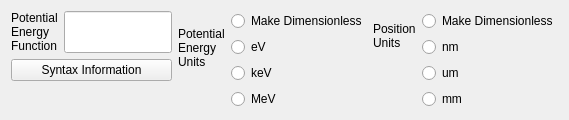
             <widget class="QWidget" name="potentialenergy_2">
              <attribute name="title">
               <string>Potential Energy</string>
              </attribute>
              <layout class="QHBoxLayout" name="horizontalLayout_8">
               <item>
                <layout class="QFormLayout" name="formLayout_11">
                 <property name="formAlignment">
                  <set>Qt::AlignHCenter|Qt::AlignTop</set>
                 </property>
                 <item row="0" column="0">
                  <widget class="QLabel" name="label_20">
                   <property name="text">
                    <string>Potential
Energy
Function</string>
                   </property>
                  </widget>
                 </item>
                 <item row="0" column="1">
                  <widget class="QLineEdit" name="lineEdit_2">
                   <property name="sizePolicy">
                    <sizepolicy hsizetype="Expanding" vsizetype="Preferred">
                     <horstretch>0</horstretch>
                     <verstretch>0</verstretch>
                    </sizepolicy>
                   </property>
                  </widget>
                 </item>
                 <item row="1" column="0" colspan="2">
                  <widget class="QPushButton" name="pushButton_5">
                   <property name="text">
                    <string>Syntax Information</string>
                   </property>
                  </widget>
                 </item>
                </layout>
               </item>
               <item>
                <layout class="QFormLayout" name="formLayout_12">
                 <property name="formAlignment">
                  <set>Qt::AlignHCenter|Qt::AlignTop</set>
                 </property>
                 <item row="0" column="0">
                  <widget class="QLabel" name="label_21">
                   <property name="text">
                    <string>Potential
Energy
Units</string>
                   </property>
                  </widget>
                 </item>
                 <item row="0" column="1">
                  <layout class="QVBoxLayout" name="verticalLayout_22">
                   <item>
                    <widget class="QRadioButton" name="radioButton_11">
                     <property name="text">
                      <string>Make Dimensionless</string>
                     </property>
                    </widget>
                   </item>
                   <item>
                    <widget class="QRadioButton" name="radioButton_12">
                     <property name="text">
                      <string>eV</string>
                     </property>
                    </widget>
                   </item>
                   <item>
                    <widget class="QRadioButton" name="radioButton_13">
                     <property name="text">
                      <string>keV</string>
                     </property>
                    </widget>
                   </item>
                   <item>
                    <widget class="QRadioButton" name="radioButton_14">
                     <property name="text">
                      <string>MeV</string>
                     </property>
                    </widget>
                   </item>
                  </layout>
                 </item>
                </layout>
               </item>
               <item>
                <layout class="QFormLayout" name="formLayout_13">
                 <property name="formAlignment">
                  <set>Qt::AlignHCenter|Qt::AlignTop</set>
                 </property>
                 <item row="0" column="0">
                  <widget class="QLabel" name="label_22">
                   <property name="text">
                    <string>Position
Units</string>
                   </property>
                  </widget>
                 </item>
                 <item row="0" column="1">
                  <layout class="QVBoxLayout" name="verticalLayout_23">
                   <item>
                    <widget class="QRadioButton" name="radioButton_15">
                     <property name="text">
                      <string>Make Dimensionless</string>
                     </property>
                    </widget>
                   </item>
                   <item>
                    <widget class="QRadioButton" name="radioButton_16">
                     <property name="text">
                      <string>nm</string>
                     </property>
                    </widget>
                   </item>
                   <item>
                    <widget class="QRadioButton" name="radioButton_17">
                     <property name="text">
                      <string>um</string>
                     </property>
                    </widget>
                   </item>
                   <item>
                    <widget class="QRadioButton" name="radioButton_18">
                     <property name="text">
                      <string>mm</string>
                     </property>
                    </widget>
                   </item>
                  </layout>
                 </item>
                </layout>
               </item>
              </layout>
             </widget>
